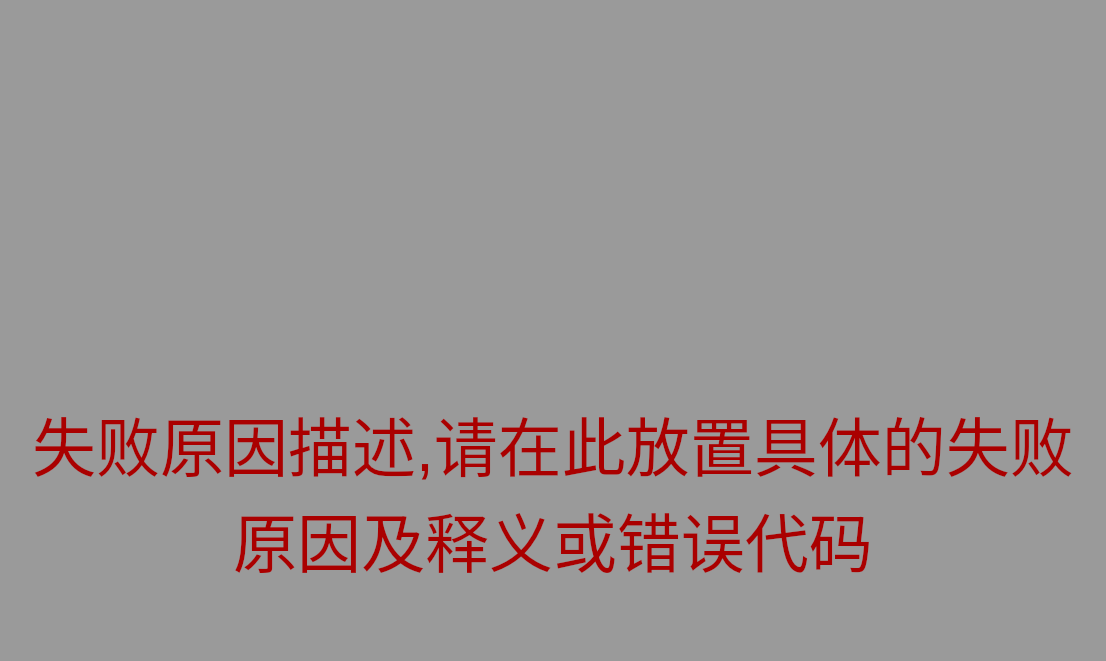
<?xml version="1.0" encoding="UTF-8"?>
<ui version="4.0">
 <class>FailedWindow</class>
 <widget class="QWidget" name="FailedWindow">
  <property name="geometry">
   <rect>
    <x>0</x>
    <y>0</y>
    <width>1106</width>
    <height>661</height>
   </rect>
  </property>
  <property name="windowTitle">
   <string>Form</string>
  </property>
  <property name="styleSheet">
   <string notr="true">background-color: rgb(154, 154, 154);</string>
  </property>
  <layout class="QVBoxLayout" name="verticalLayout">
   <item>
    <spacer name="verticalSpacer_2">
     <property name="orientation">
      <enum>Qt::Vertical</enum>
     </property>
     <property name="sizeHint" stdset="0">
      <size>
       <width>20</width>
       <height>100</height>
      </size>
     </property>
    </spacer>
   </item>
   <item>
    <layout class="QHBoxLayout" name="horizontalLayout">
     <item>
      <spacer name="horizontalSpacer">
       <property name="orientation">
        <enum>Qt::Horizontal</enum>
       </property>
       <property name="sizeHint" stdset="0">
        <size>
         <width>40</width>
         <height>20</height>
        </size>
       </property>
      </spacer>
     </item>
     <item>
      <widget class="QLabel" name="label">
       <property name="minimumSize">
        <size>
         <width>240</width>
         <height>250</height>
        </size>
       </property>
       <property name="styleSheet">
        <string notr="true">border-image: url(:/Image/error.png);</string>
       </property>
       <property name="text">
        <string/>
       </property>
      </widget>
     </item>
     <item>
      <spacer name="horizontalSpacer_2">
       <property name="orientation">
        <enum>Qt::Horizontal</enum>
       </property>
       <property name="sizeHint" stdset="0">
        <size>
         <width>40</width>
         <height>20</height>
        </size>
       </property>
      </spacer>
     </item>
    </layout>
   </item>
   <item>
    <spacer name="verticalSpacer_3">
     <property name="orientation">
      <enum>Qt::Vertical</enum>
     </property>
     <property name="sizeHint" stdset="0">
      <size>
       <width>20</width>
       <height>100</height>
      </size>
     </property>
    </spacer>
   </item>
   <item>
    <widget class="QLabel" name="label_FailedText">
     <property name="minimumSize">
      <size>
       <width>600</width>
       <height>100</height>
      </size>
     </property>
     <property name="font">
      <font>
       <family>Microsoft YaHei UI</family>
       <pointsize>48</pointsize>
       <weight>3</weight>
       <italic>false</italic>
       <bold>false</bold>
      </font>
     </property>
     <property name="styleSheet">
      <string notr="true">font: 25 48pt &quot;Microsoft YaHei UI&quot;;
color: rgb(170, 0, 0);</string>
     </property>
     <property name="text">
      <string>失败原因描述,请在此放置具体的失败原因及释义或错误代码</string>
     </property>
     <property name="alignment">
      <set>Qt::AlignCenter</set>
     </property>
     <property name="wordWrap">
      <bool>true</bool>
     </property>
    </widget>
   </item>
   <item>
    <spacer name="verticalSpacer">
     <property name="orientation">
      <enum>Qt::Vertical</enum>
     </property>
     <property name="sizeHint" stdset="0">
      <size>
       <width>20</width>
       <height>100</height>
      </size>
     </property>
    </spacer>
   </item>
  </layout>
 </widget>
 <resources/>
 <connections/>
</ui>
